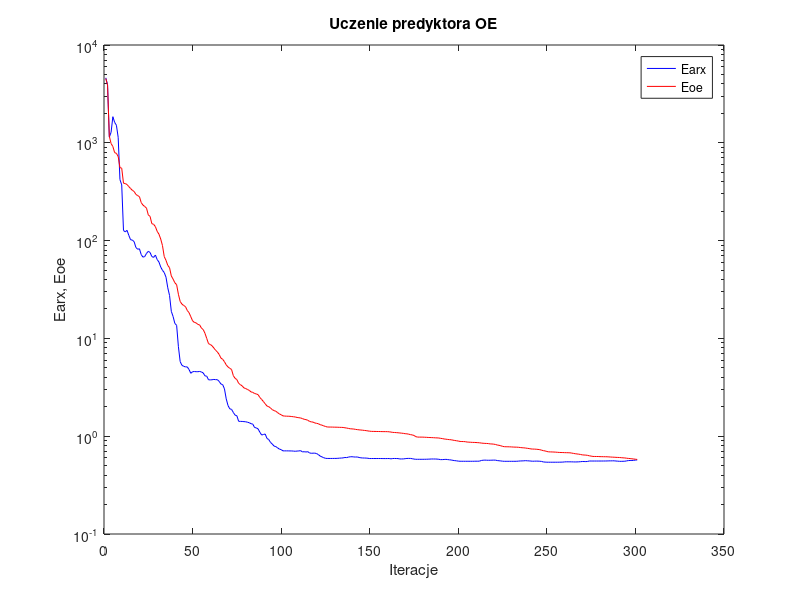
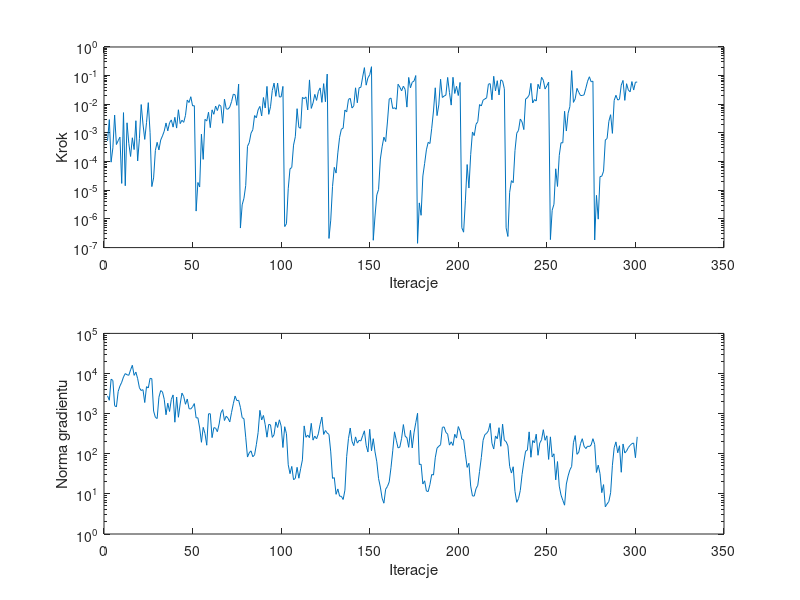

MATLAB code to generate these figures, in order:
%uczenie predyktora oe
clear all;
n=0; farx(n+1)=4.618804e+003; foe(n+1)=4.538411e+003; wspucz(n+1)=0.000000e+000; ng(n+1)=0.000000e+000;
%odnowa zmiennej metryki
n=1; farx(n+1)=3.928297e+003; foe(n+1)=3.896387e+003; krok(n+1)=5.322828e-004; ng(n+1)=2.775238e+003;
n=2; farx(n+1)=1.143408e+003; foe(n+1)=1.167999e+003; krok(n+1)=2.914669e-003; ng(n+1)=2.151299e+003;
n=3; farx(n+1)=1.280878e+003; foe(n+1)=9.819287e+002; krok(n+1)=9.579321e-005; ng(n+1)=7.197406e+003;
n=4; farx(n+1)=1.849206e+003; foe(n+1)=9.173171e+002; krok(n+1)=3.019151e-004; ng(n+1)=6.730245e+003;
n=5; farx(n+1)=1.618972e+003; foe(n+1)=7.936303e+002; krok(n+1)=4.213870e-003; ng(n+1)=1.576752e+003;
n=6; farx(n+1)=1.511821e+003; foe(n+1)=7.804413e+002; krok(n+1)=3.946779e-004; ng(n+1)=1.473757e+003;
n=7; farx(n+1)=1.138416e+003; foe(n+1)=7.237863e+002; krok(n+1)=5.394877e-004; ng(n+1)=3.576862e+003;
n=8; farx(n+1)=4.211223e+002; foe(n+1)=5.573427e+002; krok(n+1)=7.118622e-004; ng(n+1)=4.881191e+003;
n=9; farx(n+1)=3.711610e+002; foe(n+1)=5.497648e+002; krok(n+1)=1.737277e-005; ng(n+1)=6.060258e+003;
n=10; farx(n+1)=1.269734e+002; foe(n+1)=3.861481e+002; krok(n+1)=5.128285e-003; ng(n+1)=8.210933e+003;
n=11; farx(n+1)=1.228227e+002; foe(n+1)=3.833056e+002; krok(n+1)=1.438760e-005; ng(n+1)=9.962578e+003;
n=12; farx(n+1)=1.273391e+002; foe(n+1)=3.741619e+002; krok(n+1)=2.261309e-003; ng(n+1)=9.324438e+003;
n=13; farx(n+1)=1.131225e+002; foe(n+1)=3.565216e+002; krok(n+1)=4.325549e-004; ng(n+1)=9.020522e+003;
n=14; farx(n+1)=1.020823e+002; foe(n+1)=3.409090e+002; krok(n+1)=1.513017e-004; ng(n+1)=1.234081e+004;
n=15; farx(n+1)=1.012389e+002; foe(n+1)=3.266697e+002; krok(n+1)=6.791933e-004; ng(n+1)=1.605148e+004;
n=16; farx(n+1)=9.750122e+001; foe(n+1)=3.181931e+002; krok(n+1)=2.632539e-004; ng(n+1)=8.991773e+003;
n=17; farx(n+1)=8.506488e+001; foe(n+1)=2.967547e+002; krok(n+1)=2.673171e-003; ng(n+1)=1.082804e+004;
n=18; farx(n+1)=8.156358e+001; foe(n+1)=2.884978e+002; krok(n+1)=1.054433e-004; ng(n+1)=7.430495e+003;
n=19; farx(n+1)=8.250377e+001; foe(n+1)=2.816024e+002; krok(n+1)=6.488063e-004; ng(n+1)=4.390891e+003;
n=20; farx(n+1)=7.193125e+001; foe(n+1)=2.448043e+002; krok(n+1)=9.802103e-003; ng(n+1)=3.764979e+003;
n=21; farx(n+1)=6.771605e+001; foe(n+1)=2.306955e+002; krok(n+1)=2.059282e-003; ng(n+1)=3.964154e+003;
n=22; farx(n+1)=6.874198e+001; foe(n+1)=2.231481e+002; krok(n+1)=5.958384e-004; ng(n+1)=1.892334e+003;
n=23; farx(n+1)=7.402092e+001; foe(n+1)=2.146423e+002; krok(n+1)=2.298967e-003; ng(n+1)=4.704533e+003;
n=24; farx(n+1)=7.770189e+001; foe(n+1)=1.831197e+002; krok(n+1)=1.142218e-002; ng(n+1)=4.357188e+003;
n=25; farx(n+1)=7.567287e+001; foe(n+1)=1.770508e+002; krok(n+1)=1.050273e-003; ng(n+1)=7.575571e+003;
%odnowa zmiennej metryki
n=26; farx(n+1)=6.866544e+001; foe(n+1)=1.488949e+002; krok(n+1)=1.344676e-005; ng(n+1)=7.437397e+003;
n=27; farx(n+1)=6.735736e+001; foe(n+1)=1.468680e+002; krok(n+1)=2.697415e-005; ng(n+1)=1.161686e+003;
n=28; farx(n+1)=7.120740e+001; foe(n+1)=1.390162e+002; krok(n+1)=2.463545e-004; ng(n+1)=8.093069e+002;
n=29; farx(n+1)=6.402323e+001; foe(n+1)=1.245247e+002; krok(n+1)=4.723236e-004; ng(n+1)=7.549727e+002;
n=30; farx(n+1)=6.048482e+001; foe(n+1)=1.163935e+002; krok(n+1)=2.556059e-004; ng(n+1)=2.565153e+003;
n=31; farx(n+1)=5.380159e+001; foe(n+1)=1.039579e+002; krok(n+1)=5.656595e-004; ng(n+1)=3.748967e+003;
n=32; farx(n+1)=4.971546e+001; foe(n+1)=8.910973e+001; krok(n+1)=7.893559e-004; ng(n+1)=3.493400e+003;
n=33; farx(n+1)=4.714847e+001; foe(n+1)=6.864436e+001; krok(n+1)=1.157298e-003; ng(n+1)=2.279839e+003;
n=34; farx(n+1)=4.225143e+001; foe(n+1)=6.278155e+001; krok(n+1)=2.232322e-003; ng(n+1)=9.381317e+002;
n=35; farx(n+1)=3.291439e+001; foe(n+1)=5.579860e+001; krok(n+1)=1.183257e-003; ng(n+1)=1.820977e+003;
n=36; farx(n+1)=2.748848e+001; foe(n+1)=5.283731e+001; krok(n+1)=2.269576e-003; ng(n+1)=1.130823e+003;
n=37; farx(n+1)=1.890258e+001; foe(n+1)=4.353148e+001; krok(n+1)=2.855545e-003; ng(n+1)=2.265731e+003;
n=38; farx(n+1)=1.675009e+001; foe(n+1)=4.038059e+001; krok(n+1)=1.597633e-003; ng(n+1)=2.927742e+003;
n=39; farx(n+1)=1.421067e+001; foe(n+1)=3.705462e+001; krok(n+1)=3.516052e-003; ng(n+1)=6.115166e+002;
n=40; farx(n+1)=1.360443e+001; foe(n+1)=3.539196e+001; krok(n+1)=1.481195e-003; ng(n+1)=2.593921e+003;
n=41; farx(n+1)=8.227725e+000; foe(n+1)=2.827200e+001; krok(n+1)=6.450159e-003; ng(n+1)=8.119138e+002;
n=42; farx(n+1)=5.786070e+000; foe(n+1)=2.386720e+001; krok(n+1)=2.117795e-003; ng(n+1)=1.741812e+003;
n=43; farx(n+1)=5.306415e+000; foe(n+1)=2.240905e+001; krok(n+1)=2.774090e-003; ng(n+1)=3.253809e+003;
n=44; farx(n+1)=5.183155e+000; foe(n+1)=2.168831e+001; krok(n+1)=2.349366e-003; ng(n+1)=2.666632e+003;
n=45; farx(n+1)=5.115095e+000; foe(n+1)=2.113326e+001; krok(n+1)=4.118564e-003; ng(n+1)=1.710295e+003;
n=46; farx(n+1)=5.109583e+000; foe(n+1)=1.930730e+001; krok(n+1)=1.406421e-002; ng(n+1)=2.315863e+003;
n=47; farx(n+1)=4.807267e+000; foe(n+1)=1.834087e+001; krok(n+1)=1.153579e-002; ng(n+1)=1.330216e+003;
n=48; farx(n+1)=4.397342e+000; foe(n+1)=1.665735e+001; krok(n+1)=1.839173e-002; ng(n+1)=1.305700e+003;
n=49; farx(n+1)=4.565784e+000; foe(n+1)=1.513827e+001; krok(n+1)=8.806488e-003; ng(n+1)=1.487106e+003;
n=50; farx(n+1)=4.584682e+000; foe(n+1)=1.456647e+001; krok(n+1)=8.963267e-003; ng(n+1)=1.779964e+003;
%odnowa zmiennej metryki
n=51; farx(n+1)=4.567009e+000; foe(n+1)=1.441232e+001; krok(n+1)=1.879321e-006; ng(n+1)=7.829650e+002;
n=52; farx(n+1)=4.565890e+000; foe(n+1)=1.388601e+001; krok(n+1)=1.870342e-005; ng(n+1)=7.888954e+002;
n=53; farx(n+1)=4.591933e+000; foe(n+1)=1.374495e+001; krok(n+1)=1.302585e-005; ng(n+1)=4.394484e+002;
n=54; farx(n+1)=4.537084e+000; foe(n+1)=1.273220e+001; krok(n+1)=9.064776e-004; ng(n+1)=1.930904e+002;
n=55; farx(n+1)=4.437447e+000; foe(n+1)=1.232385e+001; krok(n+1)=1.199467e-004; ng(n+1)=4.550080e+002;
n=56; farx(n+1)=4.140989e+000; foe(n+1)=1.126922e+001; krok(n+1)=2.983603e-003; ng(n+1)=3.196487e+002;
n=57; farx(n+1)=4.107575e+000; foe(n+1)=9.981272e+000; krok(n+1)=2.607264e-003; ng(n+1)=1.633696e+002;
n=58; farx(n+1)=3.774192e+000; foe(n+1)=8.834184e+000; krok(n+1)=5.294040e-003; ng(n+1)=9.889945e+002;
n=59; farx(n+1)=3.765533e+000; foe(n+1)=8.668886e+000; krok(n+1)=1.532691e-003; ng(n+1)=9.959149e+002;
n=60; farx(n+1)=3.776595e+000; foe(n+1)=8.403873e+000; krok(n+1)=6.409470e-003; ng(n+1)=2.524565e+002;
n=61; farx(n+1)=3.806885e+000; foe(n+1)=7.977729e+000; krok(n+1)=4.481633e-003; ng(n+1)=4.470874e+002;
n=62; farx(n+1)=3.786412e+000; foe(n+1)=7.564165e+000; krok(n+1)=8.704305e-003; ng(n+1)=4.364625e+002;
n=63; farx(n+1)=3.785410e+000; foe(n+1)=7.266016e+000; krok(n+1)=6.042575e-003; ng(n+1)=3.548470e+002;
n=64; farx(n+1)=3.636946e+000; foe(n+1)=6.852843e+000; krok(n+1)=9.698882e-003; ng(n+1)=5.527170e+002;
n=65; farx(n+1)=3.418378e+000; foe(n+1)=6.296728e+000; krok(n+1)=8.580693e-003; ng(n+1)=1.052012e+003;
n=66; farx(n+1)=3.367212e+000; foe(n+1)=6.112863e+000; krok(n+1)=2.186130e-003; ng(n+1)=1.263022e+003;
n=67; farx(n+1)=3.047048e+000; foe(n+1)=5.778800e+000; krok(n+1)=1.513348e-002; ng(n+1)=6.743197e+002;
n=68; farx(n+1)=2.408329e+000; foe(n+1)=5.358399e+000; krok(n+1)=6.970444e-003; ng(n+1)=8.627436e+002;
n=69; farx(n+1)=2.060895e+000; foe(n+1)=5.110591e+000; krok(n+1)=6.734730e-003; ng(n+1)=7.672332e+002;
n=70; farx(n+1)=1.904495e+000; foe(n+1)=4.942513e+000; krok(n+1)=8.053672e-003; ng(n+1)=6.222947e+002;
n=71; farx(n+1)=1.881719e+000; foe(n+1)=4.812606e+000; krok(n+1)=1.238474e-002; ng(n+1)=1.073807e+003;
n=72; farx(n+1)=1.749920e+000; foe(n+1)=4.161951e+000; krok(n+1)=2.254527e-002; ng(n+1)=1.767027e+003;
n=73; farx(n+1)=1.641696e+000; foe(n+1)=3.904836e+000; krok(n+1)=2.142882e-002; ng(n+1)=2.743078e+003;
n=74; farx(n+1)=1.619070e+000; foe(n+1)=3.794876e+000; krok(n+1)=9.173286e-003; ng(n+1)=2.108926e+003;
n=75; farx(n+1)=1.420413e+000; foe(n+1)=3.473508e+000; krok(n+1)=5.055608e-002; ng(n+1)=2.150884e+003;
%odnowa zmiennej metryki
n=76; farx(n+1)=1.417413e+000; foe(n+1)=3.364856e+000; krok(n+1)=4.811611e-007; ng(n+1)=1.436674e+003;
n=77; farx(n+1)=1.415491e+000; foe(n+1)=3.267283e+000; krok(n+1)=3.110076e-006; ng(n+1)=7.928117e+002;
n=78; farx(n+1)=1.409857e+000; foe(n+1)=3.118685e+000; krok(n+1)=5.261888e-006; ng(n+1)=7.499821e+002;
n=79; farx(n+1)=1.404593e+000; foe(n+1)=3.069953e+000; krok(n+1)=1.465430e-005; ng(n+1)=2.586549e+002;
n=80; farx(n+1)=1.389487e+000; foe(n+1)=3.003506e+000; krok(n+1)=3.423805e-004; ng(n+1)=8.284575e+001;
n=81; farx(n+1)=1.373300e+000; foe(n+1)=2.940223e+000; krok(n+1)=4.616173e-004; ng(n+1)=1.059189e+002;
n=82; farx(n+1)=1.342955e+000; foe(n+1)=2.837131e+000; krok(n+1)=9.854180e-004; ng(n+1)=1.182164e+002;
n=83; farx(n+1)=1.328375e+000; foe(n+1)=2.806979e+000; krok(n+1)=1.291963e-003; ng(n+1)=8.403313e+001;
n=84; farx(n+1)=1.226849e+000; foe(n+1)=2.731288e+000; krok(n+1)=4.047963e-003; ng(n+1)=9.421519e+001;
n=85; farx(n+1)=1.216316e+000; foe(n+1)=2.704824e+000; krok(n+1)=3.382411e-003; ng(n+1)=1.683741e+002;
n=86; farx(n+1)=1.186119e+000; foe(n+1)=2.656332e+000; krok(n+1)=6.404850e-003; ng(n+1)=3.385464e+002;
n=87; farx(n+1)=1.096035e+000; foe(n+1)=2.485939e+000; krok(n+1)=8.443488e-003; ng(n+1)=1.208017e+003;
n=88; farx(n+1)=1.028091e+000; foe(n+1)=2.374924e+000; krok(n+1)=3.930173e-003; ng(n+1)=6.946834e+002;
n=89; farx(n+1)=1.041248e+000; foe(n+1)=2.260349e+000; krok(n+1)=1.724927e-002; ng(n+1)=9.001526e+002;
n=90; farx(n+1)=1.052641e+000; foe(n+1)=2.144064e+000; krok(n+1)=7.431661e-003; ng(n+1)=5.301649e+002;
n=91; farx(n+1)=9.484893e-001; foe(n+1)=2.035692e+000; krok(n+1)=4.215364e-002; ng(n+1)=2.588008e+002;
n=92; farx(n+1)=9.246380e-001; foe(n+1)=2.004235e+000; krok(n+1)=4.464102e-003; ng(n+1)=5.401113e+002;
n=93; farx(n+1)=8.642659e-001; foe(n+1)=1.939741e+000; krok(n+1)=8.202462e-003; ng(n+1)=5.246558e+002;
n=94; farx(n+1)=8.312694e-001; foe(n+1)=1.870145e+000; krok(n+1)=3.052860e-002; ng(n+1)=2.556393e+002;
n=95; farx(n+1)=7.928898e-001; foe(n+1)=1.827023e+000; krok(n+1)=5.483245e-002; ng(n+1)=2.985728e+002;
n=96; farx(n+1)=7.826637e-001; foe(n+1)=1.799043e+000; krok(n+1)=1.895365e-002; ng(n+1)=6.226003e+002;
n=97; farx(n+1)=7.601050e-001; foe(n+1)=1.742798e+000; krok(n+1)=5.514490e-002; ng(n+1)=4.520730e+002;
n=98; farx(n+1)=7.383243e-001; foe(n+1)=1.688979e+000; krok(n+1)=1.797739e-002; ng(n+1)=7.018946e+002;
n=99; farx(n+1)=7.291754e-001; foe(n+1)=1.657607e+000; krok(n+1)=1.819302e-002; ng(n+1)=4.924515e+002;
n=100; farx(n+1)=7.082709e-001; foe(n+1)=1.614193e+000; krok(n+1)=4.215364e-002; ng(n+1)=1.432175e+002;
%odnowa zmiennej metryki
n=101; farx(n+1)=7.080937e-001; foe(n+1)=1.607054e+000; krok(n+1)=5.428992e-007; ng(n+1)=4.719528e+002;
n=102; farx(n+1)=7.080709e-001; foe(n+1)=1.602297e+000; krok(n+1)=6.789079e-007; ng(n+1)=3.152067e+002;
n=103; farx(n+1)=7.077435e-001; foe(n+1)=1.600605e+000; krok(n+1)=1.131276e-005; ng(n+1)=5.307926e+001;
n=104; farx(n+1)=7.069960e-001; foe(n+1)=1.597292e+000; krok(n+1)=5.618497e-005; ng(n+1)=3.190270e+001;
n=105; farx(n+1)=7.066748e-001; foe(n+1)=1.588742e+000; krok(n+1)=6.235827e-005; ng(n+1)=4.831959e+001;
n=106; farx(n+1)=7.040765e-001; foe(n+1)=1.580532e+000; krok(n+1)=3.766475e-004; ng(n+1)=2.256548e+001;
n=107; farx(n+1)=7.012667e-001; foe(n+1)=1.571395e+000; krok(n+1)=7.394073e-004; ng(n+1)=2.427138e+001;
n=108; farx(n+1)=7.048679e-001; foe(n+1)=1.554978e+000; krok(n+1)=7.032104e-003; ng(n+1)=4.592846e+001;
n=109; farx(n+1)=7.067512e-001; foe(n+1)=1.545373e+000; krok(n+1)=1.563831e-003; ng(n+1)=2.456507e+001;
n=110; farx(n+1)=7.119728e-001; foe(n+1)=1.535678e+000; krok(n+1)=1.457389e-003; ng(n+1)=4.234938e+001;
n=111; farx(n+1)=6.905872e-001; foe(n+1)=1.514916e+000; krok(n+1)=1.748904e-002; ng(n+1)=7.030778e+001;
n=112; farx(n+1)=6.947218e-001; foe(n+1)=1.489151e+000; krok(n+1)=1.567500e-002; ng(n+1)=4.944573e+002;
n=113; farx(n+1)=6.889869e-001; foe(n+1)=1.477256e+000; krok(n+1)=1.808357e-002; ng(n+1)=2.569817e+002;
n=114; farx(n+1)=6.950489e-001; foe(n+1)=1.456727e+000; krok(n+1)=6.353015e-003; ng(n+1)=2.917445e+002;
n=115; farx(n+1)=6.748189e-001; foe(n+1)=1.418009e+000; krok(n+1)=7.100297e-002; ng(n+1)=2.517612e+002;
n=116; farx(n+1)=6.687488e-001; foe(n+1)=1.401305e+000; krok(n+1)=7.191676e-003; ng(n+1)=5.731429e+002;
n=117; farx(n+1)=6.706630e-001; foe(n+1)=1.393910e+000; krok(n+1)=1.111520e-002; ng(n+1)=2.185006e+002;
n=118; farx(n+1)=6.712570e-001; foe(n+1)=1.365644e+000; krok(n+1)=2.219272e-002; ng(n+1)=2.755364e+002;
n=119; farx(n+1)=6.647830e-001; foe(n+1)=1.354048e+000; krok(n+1)=1.366559e-002; ng(n+1)=2.355573e+002;
n=120; farx(n+1)=6.487190e-001; foe(n+1)=1.342171e+000; krok(n+1)=2.788265e-002; ng(n+1)=3.136118e+002;
n=121; farx(n+1)=6.267164e-001; foe(n+1)=1.311971e+000; krok(n+1)=3.730542e-002; ng(n+1)=5.404315e+002;
n=122; farx(n+1)=6.148687e-001; foe(n+1)=1.297506e+000; krok(n+1)=1.170476e-002; ng(n+1)=8.225029e+002;
n=123; farx(n+1)=6.034243e-001; foe(n+1)=1.276205e+000; krok(n+1)=5.266571e-002; ng(n+1)=3.026369e+002;
n=124; farx(n+1)=5.941774e-001; foe(n+1)=1.258252e+000; krok(n+1)=1.226153e-002; ng(n+1)=3.798048e+002;
n=125; farx(n+1)=5.923666e-001; foe(n+1)=1.242690e+000; krok(n+1)=1.134226e-001; ng(n+1)=3.294203e+002;
%odnowa zmiennej metryki
n=126; farx(n+1)=5.923264e-001; foe(n+1)=1.240921e+000; krok(n+1)=2.086253e-007; ng(n+1)=3.031052e+002;
n=127; farx(n+1)=5.922855e-001; foe(n+1)=1.239982e+000; krok(n+1)=9.081789e-007; ng(n+1)=1.113057e+002;
n=128; farx(n+1)=5.923911e-001; foe(n+1)=1.239458e+000; krok(n+1)=1.356957e-005; ng(n+1)=2.431687e+001;
n=129; farx(n+1)=5.928328e-001; foe(n+1)=1.236826e+000; krok(n+1)=6.316544e-005; ng(n+1)=2.544448e+001;
n=130; farx(n+1)=5.928790e-001; foe(n+1)=1.236602e+000; krok(n+1)=3.980988e-005; ng(n+1)=9.753398e+000;
n=131; farx(n+1)=5.942008e-001; foe(n+1)=1.234525e+000; krok(n+1)=2.014683e-004; ng(n+1)=1.328326e+001;
n=132; farx(n+1)=5.965765e-001; foe(n+1)=1.232174e+000; krok(n+1)=7.045398e-004; ng(n+1)=8.775746e+000;
n=133; farx(n+1)=5.980644e-001; foe(n+1)=1.230888e+000; krok(n+1)=1.358387e-003; ng(n+1)=8.681587e+000;
n=134; farx(n+1)=6.002065e-001; foe(n+1)=1.228470e+000; krok(n+1)=1.463096e-003; ng(n+1)=7.255225e+000;
n=135; farx(n+1)=6.061179e-001; foe(n+1)=1.219195e+000; krok(n+1)=6.319511e-003; ng(n+1)=1.237472e+001;
n=136; farx(n+1)=6.039468e-001; foe(n+1)=1.211664e+000; krok(n+1)=5.433546e-003; ng(n+1)=8.603428e+001;
n=137; farx(n+1)=6.117861e-001; foe(n+1)=1.201041e+000; krok(n+1)=1.477175e-002; ng(n+1)=2.385606e+002;
n=138; farx(n+1)=6.158798e-001; foe(n+1)=1.191051e+000; krok(n+1)=1.619829e-002; ng(n+1)=4.380432e+002;
n=139; farx(n+1)=6.169037e-001; foe(n+1)=1.187874e+000; krok(n+1)=7.418259e-003; ng(n+1)=2.044109e+002;
n=140; farx(n+1)=6.137269e-001; foe(n+1)=1.183552e+000; krok(n+1)=8.839546e-003; ng(n+1)=1.593141e+002;
n=141; farx(n+1)=6.120916e-001; foe(n+1)=1.174317e+000; krok(n+1)=3.763810e-002; ng(n+1)=2.632627e+002;
n=142; farx(n+1)=6.133313e-001; foe(n+1)=1.167537e+000; krok(n+1)=1.131031e-002; ng(n+1)=1.843491e+002;
n=143; farx(n+1)=6.059322e-001; foe(n+1)=1.161594e+000; krok(n+1)=3.781898e-002; ng(n+1)=2.158042e+002;
n=144; farx(n+1)=6.010884e-001; foe(n+1)=1.156631e+000; krok(n+1)=3.903718e-002; ng(n+1)=2.086913e+002;
n=145; farx(n+1)=5.990248e-001; foe(n+1)=1.151864e+000; krok(n+1)=8.892157e-002; ng(n+1)=2.802050e+002;
n=146; farx(n+1)=5.981726e-001; foe(n+1)=1.145450e+000; krok(n+1)=1.902702e-001; ng(n+1)=3.729769e+002;
n=147; farx(n+1)=5.974128e-001; foe(n+1)=1.140605e+000; krok(n+1)=4.655230e-002; ng(n+1)=1.622615e+002;
n=148; farx(n+1)=5.947144e-001; foe(n+1)=1.131706e+000; krok(n+1)=8.430727e-002; ng(n+1)=1.106540e+002;
n=149; farx(n+1)=5.910279e-001; foe(n+1)=1.125502e+000; krok(n+1)=1.072012e-001; ng(n+1)=4.069428e+002;
n=150; farx(n+1)=5.913658e-001; foe(n+1)=1.120345e+000; krok(n+1)=2.051030e-001; ng(n+1)=1.184365e+002;
%odnowa zmiennej metryki
n=151; farx(n+1)=5.913632e-001; foe(n+1)=1.119551e+000; krok(n+1)=1.803038e-007; ng(n+1)=2.375279e+002;
n=152; farx(n+1)=5.913368e-001; foe(n+1)=1.118850e+000; krok(n+1)=1.270519e-006; ng(n+1)=1.112580e+002;
n=153; farx(n+1)=5.914179e-001; foe(n+1)=1.117392e+000; krok(n+1)=6.844969e-006; ng(n+1)=6.302372e+001;
n=154; farx(n+1)=5.914767e-001; foe(n+1)=1.117062e+000; krok(n+1)=1.071362e-005; ng(n+1)=2.406450e+001;
n=155; farx(n+1)=5.913989e-001; foe(n+1)=1.115687e+000; krok(n+1)=1.228179e-004; ng(n+1)=1.478130e+001;
n=156; farx(n+1)=5.910373e-001; foe(n+1)=1.114732e+000; krok(n+1)=3.293253e-004; ng(n+1)=7.794781e+000;
n=157; farx(n+1)=5.906950e-001; foe(n+1)=1.113921e+000; krok(n+1)=7.138862e-004; ng(n+1)=5.857805e+000;
n=158; farx(n+1)=5.906320e-001; foe(n+1)=1.113581e+000; krok(n+1)=5.005982e-004; ng(n+1)=1.307084e+001;
n=159; farx(n+1)=5.909819e-001; foe(n+1)=1.112916e+000; krok(n+1)=2.419456e-003; ng(n+1)=1.531800e+001;
n=160; farx(n+1)=5.913840e-001; foe(n+1)=1.109189e+000; krok(n+1)=1.522640e-002; ng(n+1)=1.989220e+001;
n=161; farx(n+1)=5.865654e-001; foe(n+1)=1.102273e+000; krok(n+1)=1.660018e-002; ng(n+1)=4.485084e+001;
n=162; farx(n+1)=5.914955e-001; foe(n+1)=1.093895e+000; krok(n+1)=7.099884e-003; ng(n+1)=1.185219e+002;
n=163; farx(n+1)=5.918272e-001; foe(n+1)=1.091506e+000; krok(n+1)=7.591652e-003; ng(n+1)=3.519168e+002;
n=164; farx(n+1)=5.914220e-001; foe(n+1)=1.088088e+000; krok(n+1)=6.728198e-003; ng(n+1)=2.171481e+002;
n=165; farx(n+1)=5.906616e-001; foe(n+1)=1.084467e+000; krok(n+1)=5.018717e-002; ng(n+1)=1.396491e+002;
n=166; farx(n+1)=5.853139e-001; foe(n+1)=1.079325e+000; krok(n+1)=3.965874e-002; ng(n+1)=1.465773e+002;
n=167; farx(n+1)=5.855542e-001; foe(n+1)=1.073914e+000; krok(n+1)=2.946581e-002; ng(n+1)=2.430538e+002;
n=168; farx(n+1)=5.859024e-001; foe(n+1)=1.069219e+000; krok(n+1)=4.294671e-002; ng(n+1)=5.341159e+002;
n=169; farx(n+1)=5.894213e-001; foe(n+1)=1.060868e+000; krok(n+1)=3.300845e-002; ng(n+1)=2.731833e+002;
n=170; farx(n+1)=5.923617e-001; foe(n+1)=1.057524e+000; krok(n+1)=7.980009e-003; ng(n+1)=2.509494e+002;
n=171; farx(n+1)=5.929250e-001; foe(n+1)=1.048756e+000; krok(n+1)=8.662598e-002; ng(n+1)=1.447479e+002;
n=172; farx(n+1)=5.926674e-001; foe(n+1)=1.037919e+000; krok(n+1)=3.763810e-002; ng(n+1)=3.843963e+002;
n=173; farx(n+1)=5.890020e-001; foe(n+1)=1.030671e+000; krok(n+1)=5.893163e-002; ng(n+1)=1.398586e+002;
n=174; farx(n+1)=5.835771e-001; foe(n+1)=1.017706e+000; krok(n+1)=6.460819e-002; ng(n+1)=3.328998e+002;
n=175; farx(n+1)=5.806737e-001; foe(n+1)=9.898865e-001; krok(n+1)=1.006999e-001; ng(n+1)=5.945124e+002;
%odnowa zmiennej metryki
n=176; farx(n+1)=5.806096e-001; foe(n+1)=9.794843e-001; krok(n+1)=1.408542e-007; ng(n+1)=1.021664e+003;
n=177; farx(n+1)=5.806019e-001; foe(n+1)=9.790169e-001; krok(n+1)=3.629487e-006; ng(n+1)=5.395186e+001;
n=178; farx(n+1)=5.805775e-001; foe(n+1)=9.788164e-001; krok(n+1)=1.339011e-006; ng(n+1)=5.482031e+001;
n=179; farx(n+1)=5.806271e-001; foe(n+1)=9.783872e-001; krok(n+1)=3.145966e-005; ng(n+1)=1.760850e+001;
n=180; farx(n+1)=5.809897e-001; foe(n+1)=9.757820e-001; krok(n+1)=8.669030e-005; ng(n+1)=2.117887e+001;
n=181; farx(n+1)=5.812968e-001; foe(n+1)=9.740916e-001; krok(n+1)=2.578785e-004; ng(n+1)=1.178349e+001;
n=182; farx(n+1)=5.823879e-001; foe(n+1)=9.710786e-001; krok(n+1)=4.706747e-004; ng(n+1)=1.140525e+001;
n=183; farx(n+1)=5.834516e-001; foe(n+1)=9.693372e-001; krok(n+1)=4.283785e-004; ng(n+1)=1.717204e+001;
n=184; farx(n+1)=5.850722e-001; foe(n+1)=9.676922e-001; krok(n+1)=1.457389e-003; ng(n+1)=3.048809e+001;
n=185; farx(n+1)=5.845085e-001; foe(n+1)=9.655319e-001; krok(n+1)=5.848770e-003; ng(n+1)=2.950922e+001;
n=186; farx(n+1)=5.846643e-001; foe(n+1)=9.624640e-001; krok(n+1)=3.766857e-002; ng(n+1)=7.945980e+001;
n=187; farx(n+1)=5.834404e-001; foe(n+1)=9.610564e-001; krok(n+1)=4.027729e-003; ng(n+1)=1.379880e+002;
n=188; farx(n+1)=5.807881e-001; foe(n+1)=9.586381e-001; krok(n+1)=9.495353e-003; ng(n+1)=1.537633e+002;
n=189; farx(n+1)=5.762528e-001; foe(n+1)=9.505614e-001; krok(n+1)=7.478469e-002; ng(n+1)=1.678561e+002;
n=190; farx(n+1)=5.765663e-001; foe(n+1)=9.459650e-001; krok(n+1)=1.729712e-002; ng(n+1)=4.542031e+002;
n=191; farx(n+1)=5.780489e-001; foe(n+1)=9.368528e-001; krok(n+1)=1.936662e-002; ng(n+1)=4.673061e+002;
n=192; farx(n+1)=5.798356e-001; foe(n+1)=9.322179e-001; krok(n+1)=2.097129e-002; ng(n+1)=3.407706e+002;
n=193; farx(n+1)=5.767814e-001; foe(n+1)=9.268244e-001; krok(n+1)=8.662598e-002; ng(n+1)=3.086300e+002;
n=194; farx(n+1)=5.738116e-001; foe(n+1)=9.224336e-001; krok(n+1)=2.598758e-002; ng(n+1)=1.644845e+002;
n=195; farx(n+1)=5.712574e-001; foe(n+1)=9.195925e-001; krok(n+1)=9.375382e-003; ng(n+1)=1.986533e+002;
n=196; farx(n+1)=5.661208e-001; foe(n+1)=9.110784e-001; krok(n+1)=8.764941e-002; ng(n+1)=1.610880e+002;
n=197; farx(n+1)=5.625989e-001; foe(n+1)=9.042848e-001; krok(n+1)=2.386882e-002; ng(n+1)=3.066400e+002;
n=198; farx(n+1)=5.601836e-001; foe(n+1)=8.985838e-001; krok(n+1)=4.254539e-002; ng(n+1)=2.459398e+002;
n=199; farx(n+1)=5.561591e-001; foe(n+1)=8.921856e-001; krok(n+1)=2.024365e-002; ng(n+1)=4.760730e+002;
n=200; farx(n+1)=5.544587e-001; foe(n+1)=8.838971e-001; krok(n+1)=5.801457e-002; ng(n+1)=3.688628e+002;
%odnowa zmiennej metryki
n=201; farx(n+1)=5.544044e-001; foe(n+1)=8.824930e-001; krok(n+1)=4.916661e-007; ng(n+1)=2.332258e+002;
n=202; farx(n+1)=5.543566e-001; foe(n+1)=8.813752e-001; krok(n+1)=3.450889e-007; ng(n+1)=2.230856e+002;
n=203; farx(n+1)=5.542740e-001; foe(n+1)=8.791015e-001; krok(n+1)=4.300043e-006; ng(n+1)=9.742559e+001;
n=204; farx(n+1)=5.542904e-001; foe(n+1)=8.713991e-001; krok(n+1)=7.910691e-005; ng(n+1)=4.577923e+001;
n=205; farx(n+1)=5.542596e-001; foe(n+1)=8.691970e-001; krok(n+1)=1.197415e-005; ng(n+1)=5.789282e+001;
n=206; farx(n+1)=5.542715e-001; foe(n+1)=8.670450e-001; krok(n+1)=1.761674e-004; ng(n+1)=1.564488e+001;
n=207; farx(n+1)=5.542984e-001; foe(n+1)=8.645403e-001; krok(n+1)=1.081070e-003; ng(n+1)=8.886892e+000;
n=208; farx(n+1)=5.545773e-001; foe(n+1)=8.637638e-001; krok(n+1)=8.094739e-004; ng(n+1)=8.818502e+000;
n=209; farx(n+1)=5.554447e-001; foe(n+1)=8.617398e-001; krok(n+1)=2.000848e-003; ng(n+1)=1.343117e+001;
n=210; farx(n+1)=5.548450e-001; foe(n+1)=8.591728e-001; krok(n+1)=2.476767e-003; ng(n+1)=1.639776e+001;
n=211; farx(n+1)=5.561951e-001; foe(n+1)=8.564644e-001; krok(n+1)=9.801654e-003; ng(n+1)=3.629846e+001;
n=212; farx(n+1)=5.648535e-001; foe(n+1)=8.507200e-001; krok(n+1)=8.744518e-003; ng(n+1)=8.038466e+001;
n=213; farx(n+1)=5.680305e-001; foe(n+1)=8.471086e-001; krok(n+1)=1.394089e-002; ng(n+1)=2.161050e+002;
n=214; farx(n+1)=5.696450e-001; foe(n+1)=8.442794e-001; krok(n+1)=1.538463e-002; ng(n+1)=2.998330e+002;
n=215; farx(n+1)=5.679904e-001; foe(n+1)=8.432478e-001; krok(n+1)=1.680437e-002; ng(n+1)=3.227149e+002;
n=216; farx(n+1)=5.675620e-001; foe(n+1)=8.404793e-001; krok(n+1)=5.026897e-002; ng(n+1)=3.757293e+002;
n=217; farx(n+1)=5.678649e-001; foe(n+1)=8.340967e-001; krok(n+1)=5.261210e-002; ng(n+1)=5.714897e+002;
n=218; farx(n+1)=5.686725e-001; foe(n+1)=8.328840e-001; krok(n+1)=1.430505e-002; ng(n+1)=1.828189e+002;
n=219; farx(n+1)=5.694388e-001; foe(n+1)=8.290630e-001; krok(n+1)=9.513510e-002; ng(n+1)=1.312469e+002;
n=220; farx(n+1)=5.692587e-001; foe(n+1)=8.231464e-001; krok(n+1)=2.925850e-002; ng(n+1)=2.777693e+002;
n=221; farx(n+1)=5.634982e-001; foe(n+1)=8.122396e-001; krok(n+1)=6.659180e-002; ng(n+1)=2.365958e+002;
n=222; farx(n+1)=5.611176e-001; foe(n+1)=8.072241e-001; krok(n+1)=2.117616e-002; ng(n+1)=4.464392e+002;
n=223; farx(n+1)=5.585214e-001; foe(n+1)=7.981397e-001; krok(n+1)=7.142563e-002; ng(n+1)=1.536360e+002;
n=224; farx(n+1)=5.552798e-001; foe(n+1)=7.876147e-001; krok(n+1)=6.488875e-002; ng(n+1)=5.473319e+002;
n=225; farx(n+1)=5.538718e-001; foe(n+1)=7.811210e-001; krok(n+1)=3.481722e-002; ng(n+1)=2.171367e+002;
%odnowa zmiennej metryki
n=226; farx(n+1)=5.538853e-001; foe(n+1)=7.800636e-001; krok(n+1)=4.870611e-007; ng(n+1)=2.003134e+002;
n=227; farx(n+1)=5.538924e-001; foe(n+1)=7.796263e-001; krok(n+1)=2.444327e-007; ng(n+1)=1.577988e+002;
n=228; farx(n+1)=5.538843e-001; foe(n+1)=7.786322e-001; krok(n+1)=8.500298e-006; ng(n+1)=4.830154e+001;
n=229; farx(n+1)=5.538622e-001; foe(n+1)=7.769135e-001; krok(n+1)=2.170937e-005; ng(n+1)=3.306302e+001;
n=230; farx(n+1)=5.538525e-001; foe(n+1)=7.746282e-001; krok(n+1)=1.841495e-005; ng(n+1)=4.744234e+001;
n=231; farx(n+1)=5.539380e-001; foe(n+1)=7.732557e-001; krok(n+1)=2.419010e-004; ng(n+1)=1.159155e+001;
n=232; farx(n+1)=5.542856e-001; foe(n+1)=7.726694e-001; krok(n+1)=9.796872e-004; ng(n+1)=6.163016e+000;
n=233; farx(n+1)=5.562961e-001; foe(n+1)=7.700165e-001; krok(n+1)=1.232480e-003; ng(n+1)=7.637997e+000;
n=234; farx(n+1)=5.584280e-001; foe(n+1)=7.661424e-001; krok(n+1)=3.065383e-003; ng(n+1)=1.214617e+001;
n=235; farx(n+1)=5.589670e-001; foe(n+1)=7.624455e-001; krok(n+1)=2.425996e-003; ng(n+1)=3.032306e+001;
n=236; farx(n+1)=5.601691e-001; foe(n+1)=7.603610e-001; krok(n+1)=1.310411e-003; ng(n+1)=6.241059e+001;
n=237; farx(n+1)=5.623371e-001; foe(n+1)=7.567268e-001; krok(n+1)=1.526430e-002; ng(n+1)=1.158298e+002;
n=238; farx(n+1)=5.600844e-001; foe(n+1)=7.517321e-001; krok(n+1)=1.694661e-002; ng(n+1)=1.231522e+002;
n=239; farx(n+1)=5.592263e-001; foe(n+1)=7.476732e-001; krok(n+1)=2.096657e-002; ng(n+1)=3.510181e+002;
n=240; farx(n+1)=5.566485e-001; foe(n+1)=7.410817e-001; krok(n+1)=5.387784e-002; ng(n+1)=8.189278e+001;
n=241; farx(n+1)=5.547558e-001; foe(n+1)=7.388638e-001; krok(n+1)=1.111520e-002; ng(n+1)=2.135725e+002;
n=242; farx(n+1)=5.556804e-001; foe(n+1)=7.379670e-001; krok(n+1)=1.464382e-002; ng(n+1)=1.872724e+002;
n=243; farx(n+1)=5.562451e-001; foe(n+1)=7.358115e-001; krok(n+1)=1.296098e-002; ng(n+1)=3.075061e+002;
n=244; farx(n+1)=5.560693e-001; foe(n+1)=7.326718e-001; krok(n+1)=5.005537e-002; ng(n+1)=9.165007e+001;
n=245; farx(n+1)=5.544314e-001; foe(n+1)=7.283962e-001; krok(n+1)=3.450322e-002; ng(n+1)=1.849050e+002;
n=246; farx(n+1)=5.522156e-001; foe(n+1)=7.200245e-001; krok(n+1)=8.764941e-002; ng(n+1)=2.227310e+002;
n=247; farx(n+1)=5.456748e-001; foe(n+1)=7.114237e-001; krok(n+1)=6.900644e-002; ng(n+1)=3.979371e+002;
n=248; farx(n+1)=5.436178e-001; foe(n+1)=7.072704e-001; krok(n+1)=3.413297e-002; ng(n+1)=2.167437e+002;
n=249; farx(n+1)=5.421856e-001; foe(n+1)=6.976197e-001; krok(n+1)=4.446078e-002; ng(n+1)=2.803596e+002;
n=250; farx(n+1)=5.419553e-001; foe(n+1)=6.920550e-001; krok(n+1)=5.945329e-002; ng(n+1)=7.231563e+001;
%odnowa zmiennej metryki
n=251; farx(n+1)=5.419439e-001; foe(n+1)=6.909079e-001; krok(n+1)=1.902853e-007; ng(n+1)=2.639127e+002;
n=252; farx(n+1)=5.419253e-001; foe(n+1)=6.902543e-001; krok(n+1)=2.014779e-006; ng(n+1)=8.320151e+001;
n=253; farx(n+1)=5.419809e-001; foe(n+1)=6.886204e-001; krok(n+1)=3.238406e-006; ng(n+1)=9.999849e+001;
n=254; farx(n+1)=5.419756e-001; foe(n+1)=6.870557e-001; krok(n+1)=5.618446e-005; ng(n+1)=2.235897e+001;
n=255; farx(n+1)=5.420361e-001; foe(n+1)=6.843615e-001; krok(n+1)=1.361563e-005; ng(n+1)=6.392374e+001;
n=256; farx(n+1)=5.423269e-001; foe(n+1)=6.823506e-001; krok(n+1)=1.646626e-004; ng(n+1)=1.560360e+001;
n=257; farx(n+1)=5.429131e-001; foe(n+1)=6.811502e-001; krok(n+1)=4.576195e-004; ng(n+1)=9.299527e+000;
n=258; farx(n+1)=5.433764e-001; foe(n+1)=6.807414e-001; krok(n+1)=4.494798e-004; ng(n+1)=6.928108e+000;
n=259; farx(n+1)=5.462323e-001; foe(n+1)=6.790228e-001; krok(n+1)=5.711090e-003; ng(n+1)=5.230130e+000;
n=260; farx(n+1)=5.472560e-001; foe(n+1)=6.784708e-001; krok(n+1)=1.168070e-003; ng(n+1)=1.762003e+001;
n=261; farx(n+1)=5.470691e-001; foe(n+1)=6.776473e-001; krok(n+1)=4.874376e-003; ng(n+1)=2.808572e+001;
n=262; farx(n+1)=5.471758e-001; foe(n+1)=6.768347e-001; krok(n+1)=8.403478e-003; ng(n+1)=3.957146e+001;
n=263; farx(n+1)=5.467017e-001; foe(n+1)=6.720704e-001; krok(n+1)=1.495694e-001; ng(n+1)=4.843797e+001;
n=264; farx(n+1)=5.460020e-001; foe(n+1)=6.672023e-001; krok(n+1)=1.165759e-002; ng(n+1)=1.886274e+002;
n=265; farx(n+1)=5.453614e-001; foe(n+1)=6.622015e-001; krok(n+1)=1.559274e-002; ng(n+1)=2.838086e+002;
n=266; farx(n+1)=5.459895e-001; foe(n+1)=6.585185e-001; krok(n+1)=3.595477e-002; ng(n+1)=9.674901e+001;
n=267; farx(n+1)=5.469153e-001; foe(n+1)=6.549668e-001; krok(n+1)=2.617232e-002; ng(n+1)=1.091742e+002;
n=268; farx(n+1)=5.488787e-001; foe(n+1)=6.504610e-001; krok(n+1)=2.025137e-002; ng(n+1)=1.789333e+002;
n=269; farx(n+1)=5.511720e-001; foe(n+1)=6.445422e-001; krok(n+1)=2.025137e-002; ng(n+1)=2.370744e+002;
n=270; farx(n+1)=5.509601e-001; foe(n+1)=6.422277e-001; krok(n+1)=2.138537e-002; ng(n+1)=1.540034e+002;
n=271; farx(n+1)=5.499970e-001; foe(n+1)=6.406454e-001; krok(n+1)=3.638604e-002; ng(n+1)=1.346911e+002;
n=272; farx(n+1)=5.519324e-001; foe(n+1)=6.367496e-001; krok(n+1)=6.392790e-002; ng(n+1)=1.551695e+002;
n=273; farx(n+1)=5.581558e-001; foe(n+1)=6.305163e-001; krok(n+1)=9.137743e-002; ng(n+1)=1.507941e+002;
n=274; farx(n+1)=5.573008e-001; foe(n+1)=6.257593e-001; krok(n+1)=6.101054e-002; ng(n+1)=1.658870e+002;
n=275; farx(n+1)=5.573776e-001; foe(n+1)=6.210103e-001; krok(n+1)=6.423218e-002; ng(n+1)=2.373239e+002;
%odnowa zmiennej metryki
n=276; farx(n+1)=5.573717e-001; foe(n+1)=6.205730e-001; krok(n+1)=1.843190e-007; ng(n+1)=1.715604e+002;
n=277; farx(n+1)=5.573801e-001; foe(n+1)=6.202049e-001; krok(n+1)=6.656792e-006; ng(n+1)=3.419089e+001;
n=278; farx(n+1)=5.573946e-001; foe(n+1)=6.200667e-001; krok(n+1)=9.831143e-007; ng(n+1)=5.202463e+001;
n=279; farx(n+1)=5.575025e-001; foe(n+1)=6.180421e-001; krok(n+1)=3.012945e-005; ng(n+1)=3.200566e+001;
n=280; farx(n+1)=5.575346e-001; foe(n+1)=6.178482e-001; krok(n+1)=3.079431e-005; ng(n+1)=1.073248e+001;
n=281; farx(n+1)=5.576403e-001; foe(n+1)=6.170452e-001; krok(n+1)=4.645269e-005; ng(n+1)=1.702911e+001;
n=282; farx(n+1)=5.579040e-001; foe(n+1)=6.167209e-001; krok(n+1)=5.676782e-004; ng(n+1)=4.765518e+000;
n=283; farx(n+1)=5.583773e-001; foe(n+1)=6.162937e-001; krok(n+1)=6.384605e-004; ng(n+1)=5.592027e+000;
n=284; farx(n+1)=5.595165e-001; foe(n+1)=6.144769e-001; krok(n+1)=2.547833e-003; ng(n+1)=6.487298e+000;
n=285; farx(n+1)=5.595813e-001; foe(n+1)=6.123649e-001; krok(n+1)=4.337081e-003; ng(n+1)=1.070746e+001;
n=286; farx(n+1)=5.599872e-001; foe(n+1)=6.108704e-001; krok(n+1)=9.676040e-004; ng(n+1)=5.177031e+001;
n=287; farx(n+1)=5.603361e-001; foe(n+1)=6.096046e-001; krok(n+1)=1.370601e-002; ng(n+1)=1.410820e+002;
n=288; farx(n+1)=5.572786e-001; foe(n+1)=6.078506e-001; krok(n+1)=2.067140e-002; ng(n+1)=1.977815e+002;
n=289; farx(n+1)=5.558132e-001; foe(n+1)=6.066998e-001; krok(n+1)=1.406421e-002; ng(n+1)=1.057737e+002;
n=290; farx(n+1)=5.537853e-001; foe(n+1)=6.055894e-001; krok(n+1)=1.503491e-002; ng(n+1)=1.586348e+002;
n=291; farx(n+1)=5.533036e-001; foe(n+1)=6.032601e-001; krok(n+1)=4.669156e-002; ng(n+1)=3.458111e+001;
n=292; farx(n+1)=5.542586e-001; foe(n+1)=6.009555e-001; krok(n+1)=6.813219e-002; ng(n+1)=1.753583e+002;
n=293; farx(n+1)=5.547385e-001; foe(n+1)=5.994369e-001; krok(n+1)=1.370601e-002; ng(n+1)=1.044128e+002;
n=294; farx(n+1)=5.592766e-001; foe(n+1)=5.954860e-001; krok(n+1)=5.235740e-002; ng(n+1)=1.168469e+002;
n=295; farx(n+1)=5.633123e-001; foe(n+1)=5.928580e-001; krok(n+1)=3.153338e-002; ng(n+1)=1.429707e+002;
n=296; farx(n+1)=5.646813e-001; foe(n+1)=5.907484e-001; krok(n+1)=2.721013e-002; ng(n+1)=1.616685e+002;
n=297; farx(n+1)=5.639668e-001; foe(n+1)=5.874483e-001; krok(n+1)=6.210661e-002; ng(n+1)=1.792705e+002;
n=298; farx(n+1)=5.667990e-001; foe(n+1)=5.850398e-001; krok(n+1)=3.143988e-002; ng(n+1)=1.849978e+002;
n=299; farx(n+1)=5.693171e-001; foe(n+1)=5.812334e-001; krok(n+1)=5.934607e-002; ng(n+1)=7.976986e+001;
n=300; farx(n+1)=5.725982e-001; foe(n+1)=5.787418e-001; krok(n+1)=5.955282e-002; ng(n+1)=2.642434e+002;

figure; semilogy(farx,'b'); hold on; semilogy(foe,'r'); xlabel('Iteracje'); ylabel('Earx, Eoe'); legend('Earx','Eoe'); title('Uczenie predyktora OE');
figure; subplot(2,1,1); semilogy(krok); xlabel('Iteracje'); ylabel('Krok');
subplot(2,1,2); semilogy(ng); xlabel('Iteracje'); ylabel('Norma gradientu');
Earx=farx(n+1)
Eoe=foe(n+1)
